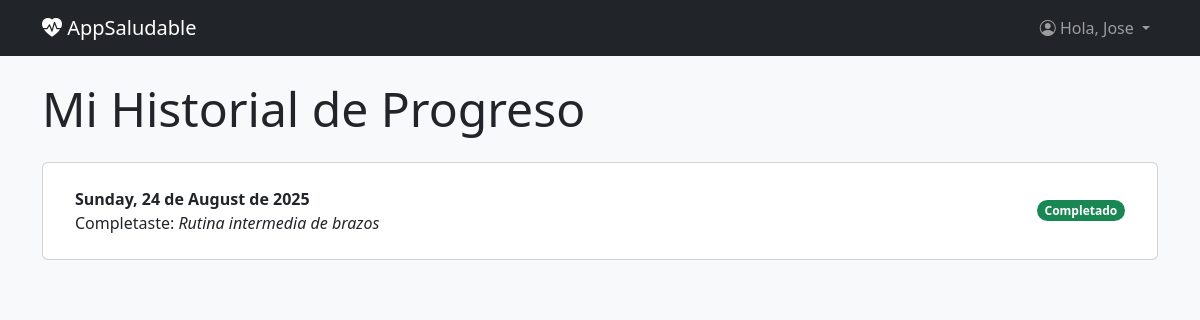
Page /history/ (signed in) on the committed database.
### habits/models.py (models this page shows, shortened)
class DailyLog(models.Model):
    user = models.ForeignKey(User, on_delete=models.CASCADE)
    date = models.DateField(auto_now_add=True)
    completed_routine = models.ForeignKey(Routine, on_delete=models.SET_NULL, null=True, blank=True)
    class Meta:
        unique_together = ('user', 'date')

class Routine(models.Model):
    LEVEL_CHOICES = [
        ('principiante', 'Principiante'),
        ('intermedio', 'Intermedio'),
        ('avanzado', 'Avanzado'),
    ]
    name = models.CharField(max_length=100)
    level = models.CharField(max_length=20, choices=LEVEL_CHOICES)
    exercises = models.ManyToManyField(Exercise)

### habits/views.py (the view)
# urls.py: path('history/', views.history_view, name='history'),
@login_required
def history_view(request):
    logs = DailyLog.objects.filter(user=request.user).order_by('-date')
    context = {
        'logs': logs
    }
    return render(request, 'history.html', context)

### habits/templates/history.html (shortened to what this page needs)
{% extends "base.html" %} {% block content %}
<div class="row">
  <div class="col">
    <h1 class="display-5 mb-4">Mi Historial de Progreso</h1>
  </div>
</div>
<div class="card">
  <div class="card-body">
    {% if logs %}
    <ul class="list-group list-group-flush">
      {% for log in logs %}
      <li
        class="list-group-item d-flex justify-content-between align-items-center"
      >
        <div>
          <strong class="d-block"
            >{{ log.date|date:"l, d \d\e F \d\e Y" }}</strong
          >
          Completaste: <em>{{ log.completed_routine.name }}</em>
        </div>
        <span class="badge bg-success rounded-pill">Completado</span>
      </li>
      {% endfor %}
    </ul>
    {% endif %}
  </div>
</div>
{% endblock %}

### habits/templates/base.html (shortened to what this page needs)
<!DOCTYPE html>
<html lang="es">
  <head>
    <link
      href="https://cdn.jsdelivr.net/npm/bootstrap@5.3.3/dist/css/bootstrap.min.css"
      rel="stylesheet"
    />
    <link
      rel="stylesheet"
      href="https://cdn.jsdelivr.net/npm/bootstrap-icons@1.11.3/font/bootstrap-icons.min.css"
    />
  </head>
  <body class="bg-light">
    <nav class="navbar navbar-expand-lg navbar-dark bg-dark">
      <div class="container">
        <a class="navbar-brand" href="{% url 'dashboard' %}">
          <i class="bi bi-heart-pulse-fill"></i> AppSaludable
        </a>
        <div class="collapse navbar-collapse" id="navbarContent">
          <ul class="navbar-nav ms-auto mb-2 mb-lg-0">
            {% if user.is_authenticated %}
            <li class="nav-item dropdown">
              <a
                class="nav-link dropdown-toggle"
                href="#"
                id="navbarDropdown"
                role="button"
                data-bs-toggle="dropdown"
                aria-expanded="false"
              >
                <i class="bi bi-person-circle"></i> Hola, {{ user.username }}
              </a>
            </li>
            {% else %}
            <li class="nav-item">
              <a class="btn btn-light" href="{% url 'login' %}"
                >Iniciar Sesión</a
              >
            </li>
            {% endif %}
          </ul>
        </div>
      </div>
    </nav>
    <main class="container mt-4">{% block content %}{% endblock %}</main>
  </body>
</html>

### rows in the picture
DailyLog: date "Sunday, 24 de August de 2025", completed_routine.name "Rutina intermedia de brazos"

### other values in the picture
{{ user.username }} "Jose"
